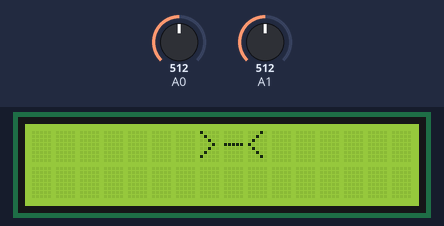
Simulated run of this sketch. Board: Arduino Uno, built with avr-gcc and run on an emulated ATmega328P. Shown: 16×2 character LCD. The inputs (shaded band) are chosen by the test bench; at power-on: A0 = 512, A1 = 512. What the sketch prints to the serial monitor is not drawn.

Above: at 4.5 s.
4.6 s: A0 set to 490
At 6.0 s:
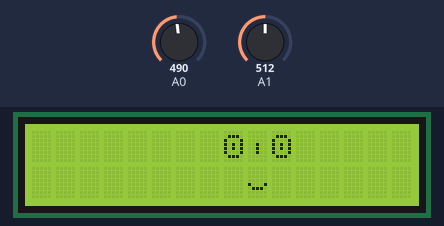
8.6 s: A1 set to 716
At 10.2 s:
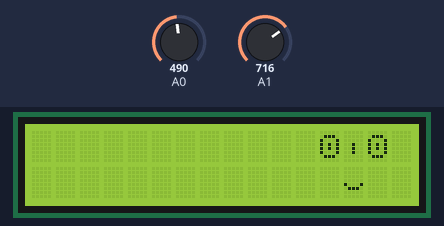
11.9 s: A1 set to 810
At 13.6 s:
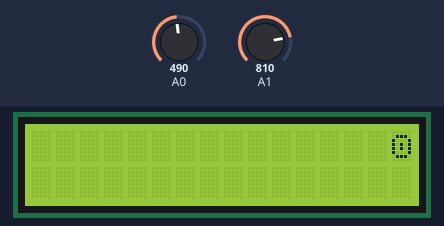
13.9 s: A0 set to 810
At 15.6 s:
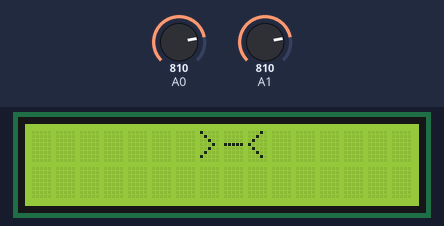
15.9 s: A0 set to 790
At 17.9 s:
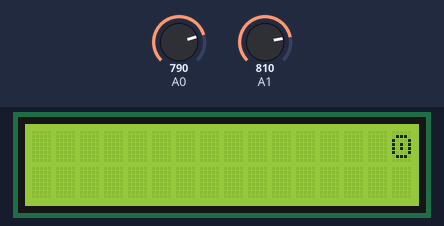
Timing chart, 0 to 19.0 s (numbered marks = the images above; inputs shaded):
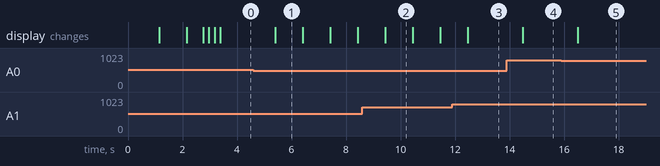

Measured:
- after the input at 4.6 s, the display: changes after 0.81 s (image 1)
- after the input at 8.6 s, the display: changes after 0.84 s (image 2)
- after the input at 11.9 s, the display: changes after 0.57 s (image 3)
- after the input at 13.9 s, the display: changes after 0.59 s (image 4)
- after the input at 15.9 s, the display: changes after 0.60 s (image 5)
- what the display in image 1 shows lasts 1.0 s, from 5.4 s to 6.4 s

The sketch:

robozoiomark2.ino
```cpp
// INCLUSÃO DE BIBLIOTECAS
#include <Wire.h>
#include <LiquidCrystal_I2C.h>

// DEFINIÇÕES
#define endereco  0x27 // Endereços comuns: 0x27, 0x3F
#define colunas   16
#define linhas    2

// INSTANCIANDO OBJETOS
LiquidCrystal_I2C lcd(endereco, colunas, linhas);


// definindo caracteres

int position = 7;


byte eye1[8] = {
0b00000,
0b01110,
0b11111,
0b11111,
0b11111,
0b11111,
0b01110,
0b00000
};

byte eye2[8] = {
0b00000,
0b01110,
0b11111,
0b11111,
0b11111,
0b10001,
0b01110,
0b00000
};

byte eye3[8] = {
0b00000,
0b01110,
0b11111,
0b11111,
0b10101,
0b10001,
0b01110,
0b00000
};

byte eye4[8] = {
0b00000,
0b01110,
0b11111,
0b10101,
0b10101,
0b10001,
0b01110,
0b00000
};


byte eye[8] = {
0b00000,
0b01110,
0b10001,
0b10101,
0b10101,
0b10001,
0b01110,
0b00000
};

byte nose[8] = {
0b00000,
0b00000,
0b00000,
0b00100,
0b00100,
0b00100,
0b00000,
0b00000
};

byte mouth[8] = {
0b00000,
0b00000,
0b00000,
0b00000,
0b10001,
0b01110,
0b00000,
0b00000
};

//definindo constantes
const int MIN_POSITION = 0;
const int MAX_POSITION = 13;
const float MAX_BRIGHT = 800;

void createChar(){
lcd.createChar(0, eye);
lcd.createChar(1, nose);
lcd.createChar(2, mouth);
lcd.createChar(3, eye1);
lcd.createChar(4, eye2);
lcd.createChar(5, eye3);
lcd.createChar(6, eye4);
}

void setup() {
    Serial.begin(9600);
    lcd.init();
    lcd.backlight();
    createChar();
    lcd.setCursor(3,0);
    lcd.print("Hello World!");
    delay(1000);
    lcd.clear();
    lcd.print("Hora de levantar!");
    delay(1000);
    lcd.setCursor(position,0);
    blinkEye(position);
}


bool LeftIsBright(int left_eye, int right_eye){
if(left_eye > right_eye)
return true;
else
return false;
}
bool RightIsBright(int left_eye, int right_eye){
if(right_eye > left_eye)
return true;
else
return false;
}
bool isBright(int left_eye, int right_eye){
if (left_eye > 500 and right_eye > 500){
return true;
}
else
return false;
}

float calBrightPerCent(int Bright)
{
float res;
res = Bright / MAX_BRIGHT;
Serial.println(res*10-8);
return (res*10)-8.5;
}

int goToLeft(int position, int left_bright){

if(position > (MIN_POSITION - calBrightPerCent(left_bright)) ){
position--;
return position;
}
else
return position;
}
int goToRight(int position, int right_bright){
if(position < (MAX_POSITION + calBrightPerCent(right_bright)) ){
position++;
return position;
}
else
return position;
}


void renderFace(int position){
lcd.clear();
lcd.setCursor(position,0);
lcd.write((uint8_t)0);
lcd.write((uint8_t)1);
lcd.write((uint8_t)0);
lcd.setCursor(position + 1,1);
lcd.write((uint8_t)2);
}


void renderEye(int position) {
delay(500);
lcd.clear();
lcd.setCursor(position,0);
lcd.write((uint8_t)3);
lcd.write((uint8_t)1);
lcd.write((uint8_t)3);
lcd.setCursor(position + 1,1);
lcd.write((uint8_t)2);

delay(200);

lcd.clear();
lcd.setCursor(position,0);

lcd.write((uint8_t)4);
lcd.write((uint8_t)1);
lcd.write((uint8_t)4);
lcd.setCursor(position + 1,1);
lcd.write((uint8_t)2);

delay(200);

lcd.clear();
lcd.setCursor(position,0);

lcd.write((uint8_t)5);
lcd.write((uint8_t)1);
lcd.write((uint8_t)5);
lcd.setCursor(position + 1,1);
lcd.write((uint8_t)2);

delay(200);

lcd.clear();
lcd.setCursor(position,0);

lcd.write((uint8_t)6);
lcd.write((uint8_t)1);
lcd.write((uint8_t)6);
lcd.setCursor(position + 1,1);
lcd.write((uint8_t)2);
}

void renderCloseEye(){
lcd.clear();
lcd.setCursor(7,0);
lcd.print(">-<");
}

void blinkEye(int position){
lcd.clear();
delay(100);
lcd.setCursor(position,0);
renderEye(position);

}

void loop() {
int left_eye = analogRead(A0);
int right_eye = analogRead(A1);
if(LeftIsBright(left_eye,right_eye))
{
position = goToLeft(position,left_eye);
renderFace(position);

}
else if(RightIsBright(left_eye,right_eye)){
position = goToRight(position,right_eye);
renderFace(position);


}else if(isBright(left_eye,right_eye)){
renderCloseEye();
}
else{
if(position < 7)
renderFace(position ++);
else if(position > 7)
renderFace(position --);
else
renderFace(position);
}
delay(1000);
}
```
